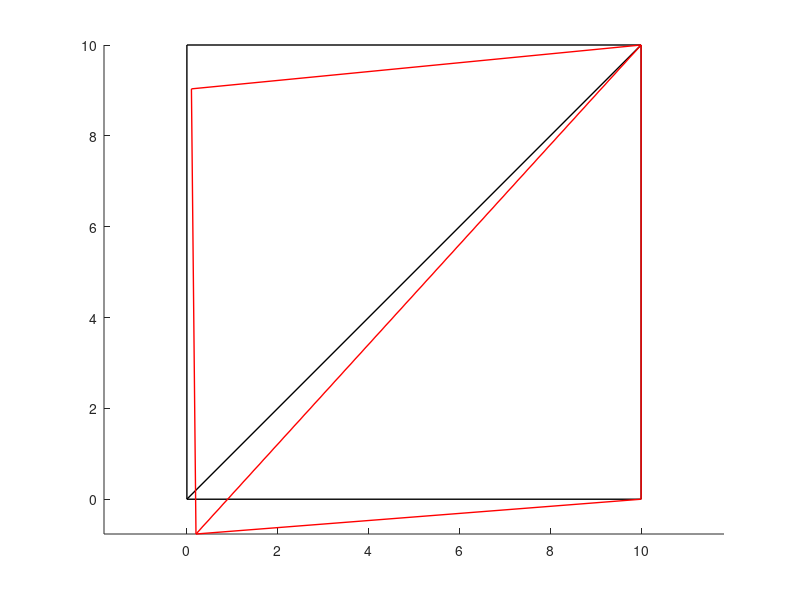

MATLAB code for this plot:
clc
clf
clear

% Introduccion de datos

% Seccion y modulo elastico

A = 1;
E = 1;

% Escalas

grafDeformada = 1;
escalaDef = 0.005;

% Nudos

nudos = [1 0 0;
    2 10 0;
    3 10 10;
    4 0 10];

% Elementos

elementos = [1 1 2 A E;
        2 1 3 A E;
        3 1 4 A E;
        4 3 4 A E;
        5 2 3 A E];

% Apoyos

apoyos = [2 1 0;
    3 1 1];

% Cargas

cargas = [4 2 -4];

% ===================================
% Inicio del programa
% ===================================

temp = size(elementos);
nroElem = temp(1);

% Longitudes y angulos

for i = 1:nroElem

    nudo1 = elementos(i, 2);
    nudo2 = elementos(i, 3);

    x1 = nudos(nudo1, 2);
    x2 = nudos(nudo2, 2);
    y1 = nudos(nudo1, 3);
    y2 = nudos(nudo2, 3);

    longitud = ((x2 - x1)^2 + (y2 - y1)^2)^0.5;
    longitudes(i) = longitud;

    angulo = acosd((x2 - x1) / longitud);

    if (y2 - y1) < 0
        angulo = -angulo;
    endif

    angulos(i) = angulo;
endfor

% Matriz de rigidez de elementos

for i = 1:nroElem

    alfa = angulos(i);
    cs = cosd(alfa);
    sn = sind(alfa);
    longitud = longitudes(i);

    kLocal(:, :, i) = E * A / longitud * [1 -1; -1 1];
    T = [cs sn 0 0; 0 0 cs sn];
    kGlobal(:, :, i) = T' * kLocal(:, :, i) * T;

endfor

% Grados de libertad

for i = 1:nroElem
    gdl(i, 1) = i;
    nudo1 = elementos(i, 2);
    nudo2 = elementos(i, 3);
    gdl(i, 2) = nudo1 * 2 - 1;
    gdl(i, 3) = nudo1 * 2;
    gdl(i, 4) = nudo2 * 2 - 1;
    gdl(i, 5) = nudo2 * 2;

endfor

% Matriz de rigidez de la estructura

temp = size(nudos);
nroNudos = temp(1);

kEstructura = zeros(nroNudos * 2, nroNudos * 2);

for i = 1:nroElem
    gdlBarra = gdl(i, 2:5);
    kEstructura(gdlBarra, gdlBarra) = kGlobal(:, :, i) + kEstructura(gdlBarra, gdlBarra);
endfor

% Apoyos de estructura

temp = size(apoyos);
nroApoyos = temp(1);

contador = 0;

for i = 1:nroApoyos

    if (apoyos(i, 2) == 1)
        contador = contador +1;
        nudoApoyado = apoyos(i, 1);
        gdlRestringidos(contador) = nudoApoyado * 2 - 1;
    endif

    if (apoyos(i, 3) == 1)
        contador = contador +1;
        nudoApoyado = apoyos(i, 1);
        gdlRestringidos(contador) = nudoApoyado * 2;
    endif

endfor

% Matriz de rigidez reducida

kReducida = kEstructura;

kReducida(gdlRestringidos, :) = [];
kReducida(:, gdlRestringidos) = [];

% Vector de cargas

F = zeros(nroNudos * 2, 1);

temp = size(cargas);
nroCargas = temp(1);

for i = 1:nroCargas
    nudoCargado = cargas(i, 1);
    Fx = cargas(i, 2);
    Fy = cargas(i, 3);

    F(nudoCargado * 2 - 1, 1) = Fx;
    F(nudoCargado * 2, 1) = Fy;
endfor

% Vector de cargas reducido

FReducido = F;
FReducido(gdlRestringidos, :) = [];

%% Resolucion del sistema de ecuaciones

UReducido = linsolve(kReducida, FReducido);

% GDL libres
gdlLibres = 1:1:nroNudos * 2;
gdlLibres(gdlRestringidos) = [];

% Completando el vector de desplazamiento

U = zeros(nroNudos * 2, 1);
U(gdlLibres) = UReducido;

% Calculando reacciones de la estructura

% [k][U]=[F]+[R]
% [R]=[k][U]-[F]

R = kEstructura * U - F;

% Ploteando

hold on

% Estructura sin deformar

for i = 1:nroElem
    nudo1 = elementos(i, 2);
    nudo2 = elementos(i, 3);

    x1 = nudos(nudo1, 2);
    x2 = nudos(nudo2, 2);
    y1 = nudos(nudo1, 3);
    y2 = nudos(nudo2, 3);

    plot([x1 x2], [y1 y2], "linewidth", 1, "color", "k")
endfor



for i = 1:nroNudos
    nudosDesplazados(i, 1) = nudos(i, 1);
    nudosDesplazados(i, 2) = nudos(i, 2) + U(i * 2 - 1,1) * escalaDef;
    nudosDesplazados(i, 3) = nudos(i, 3) + U(i * 2,1) * escalaDef;
endfor

% Estructura deformada


for i = 1:nroElem
    nudo1 = elementos(i, 2);
    nudo2 = elementos(i, 3);

    x1 = nudosDesplazados(nudo1, 2);
    x2 = nudosDesplazados(nudo2, 2);
    y1 = nudosDesplazados(nudo1, 3);
    y2 = nudosDesplazados(nudo2, 3);

    plot([x1 x2], [y1 y2], "linewidth", 1, "color", "r")
endfor

axis equal

